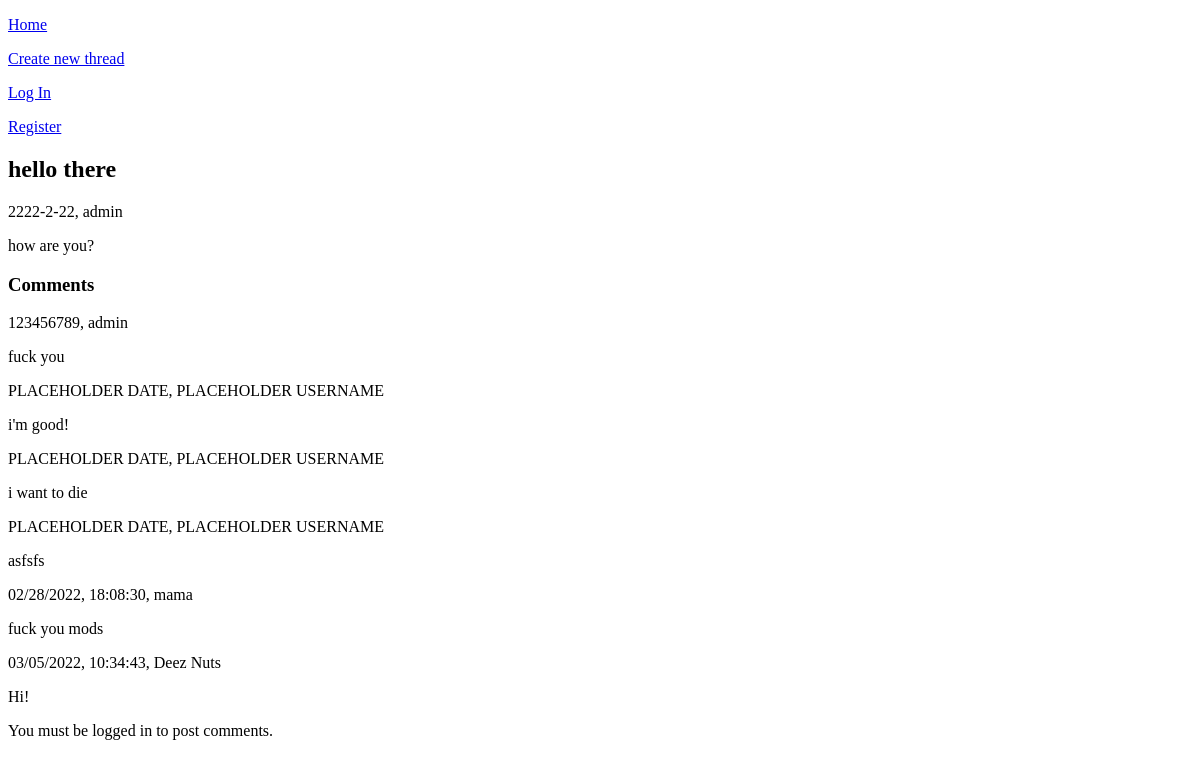
Before: /thread/1 with the older database file.
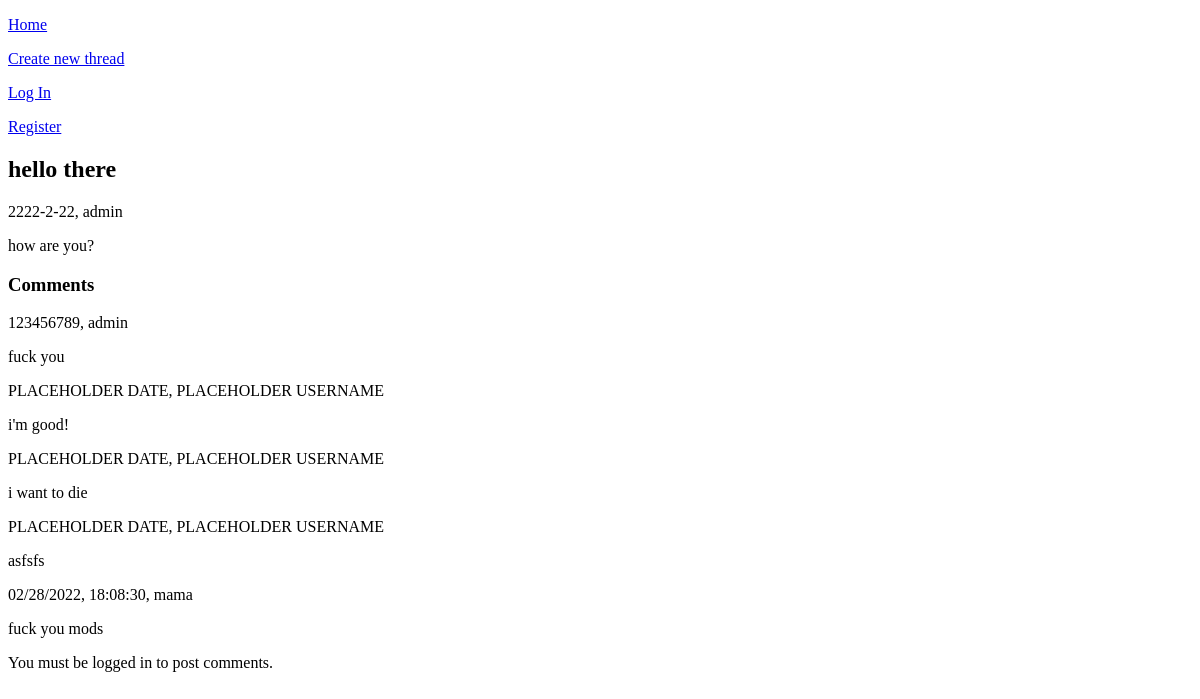
After: the same page with the newer database file.
### tables this page shows
CREATE TABLE threads
(
    thread_id INTEGER PRIMARY KEY AUTOINCREMENT,
    title TEXT NOT NULL,
    body TEXT NOT NULL,
    date_created TEXT NOT NULL,
    user_poster TEXT NOT NULL
);

CREATE TABLE comments
(
    comment_id INTEGER PRIMARY KEY AUTOINCREMENT,
    thread_id INTEGER NOT NULL,
    username TEXT NOT NULL,
    date_created TEXT NOT NULL,
    body TEXT NOT NULL
);

### app.py (the view, shortened to what this page needs)
@app.route("/thread/<int:thread_id>", methods=["GET", "POST"])
def thread(thread_id):
    form = CommentForm()
    delete_form = DeleteForm()
    db = get_db()
    thread = db.execute("""
        SELECT * FROM threads
        WHERE thread_id = ?;
    """, (thread_id,)).fetchone()
    comments = db.execute("""
        SELECT * FROM comments
        WHERE thread_id = ?;
    """, (thread_id,)).fetchall()
    return render_template("thread.html", thread=thread, comments=comments, form=form, delete_form=delete_form)

### app.py (called while the page is built)
@app.before_request
def load_logged_in_user():
    g.user = session.get("username", None)

### database.py (called while the page is built)
def get_db():
    if "db" not in g:
        g.db = sqlite3.connect(DATABASE,
            detect_types=sqlite3.PARSE_DECLTYPES
        )
        g.db.row_factory = sqlite3.Row
    return g.db

### templates/thread.html (shortened to what this page needs)
{% extends 'base.html' %}
{% block main_content %}
<h2>{{ thread["title"] }}</h2>
<p>{{ thread["date_created"] }}, {{ thread["user_poster"] }}</p>
<p>{{ thread["body"] }}</p>
<h3>Comments</h3>
{% for comment in comments %}
    <p>{{ comment["date_created"] }}, {{ comment["username"] }}</p>
    <p>{{ comment["body"] }}</p>
{% endfor %}
{% if g.user %}
    <form action="" method="POST" novalidate>
        {{ form.hidden_tag() }}
        {{ form.body() }}
        {% for error in form.body.errors %}
            {{ error }}
        {% endfor %}
        <br/>
        {{ form.submit() }}
    </form>
{% else %}
    <p>You must be logged in to post comments.</p>
{% endif %}
{% endblock %}

### templates/base.html (shortened to what this page needs)
<!DOCTYPE html>
<html lang="en">
<head>
</head>
<body>
    <nav>
        <a href="{{ url_for('index') }}">
            <p>
                Home
            </p>
        </a>
        <a href="{{ url_for('post_thread') }}">
            <p>
                Create new thread
            </p>
        </a>
        {% if g.user %}
            <a href="{{ url_for('logout') }}">
                <p>
                    Log Out
                </p>
            </a>
        {% else %}
            <a href="{{ url_for('login') }}">
                <p>
                    Log In
                </p>
            </a>
            <a href="{{ url_for('register') }}">
                <p>
                    Register
                </p>
            </a>
        {% endif %}
    </nav>
    {% block main_content %}
    {% endblock %}
</body>
</html>

Changed rows visible on the page:
removed comments: date_created "03/05/2022, 10:34:43", username "Deez Nuts", body "Hi!"
